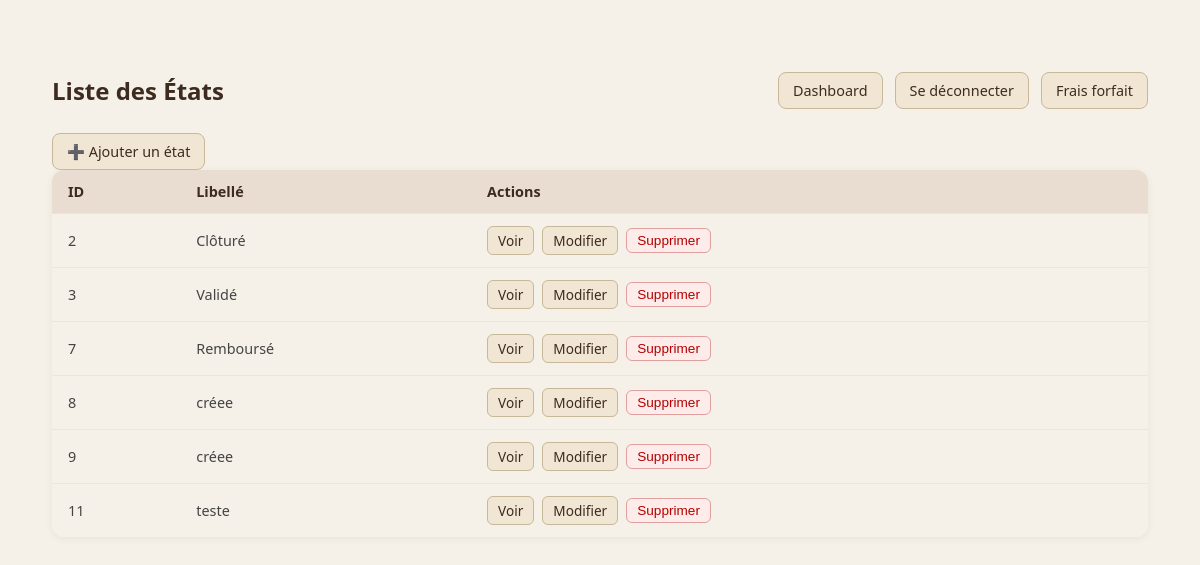
The app's page /public/etat (signed in) with its own data.
### tables this page shows
CREATE TABLE IF NOT EXISTS `etat` (
  `ID` int NOT NULL AUTO_INCREMENT,
  `libelle` varchar(255) NOT NULL,
  PRIMARY KEY (`ID`)
);

### app/Core/Controller.php (called while the page is built, shortened)
<?php
abstract class Controller {
    protected function render(string $view, array $data = []): void {
        require __DIR__ . '/../Views/layout.php';
    }
}

### app/Controllers/EtatController.php (called while the page is built, shortened)
<?php
final class EtatController extends Controller
{
    public function index(): void
    {
        try {
            $etats = Etat::findAll();
        } catch (\Throwable $e) {
            $_SESSION['flash'] = 'Impossible de charger les états.';
            $etats = [];
        }
        $this->render('etat/index', [
            'title'   => 'Liste des États',
            'etats'   => $etats,
            'message' => $_SESSION['flash'] ?? '',
        ]);
    }
}

### public/index.php (called while the page is built, shortened)
<?php
$router = new Router();
$router->get ('/',           [Controllers\AuthController::class, 'login']);
$router->get ('/index.php',  [Controllers\AuthController::class, 'login']);
$router->post('/login',      [Controllers\AuthController::class, 'doLogin']);
$router->get ('/dashboard',  [Controllers\AuthController::class, 'dashboard']);
$router->get ('/logout',     [Controllers\AuthController::class, 'logout']);
$router->get ('/logout',     [Controllers\AuthController::class, 'logout']);
$router->get('#^/etat/([0-9]+)$#', [Controllers\EtatController::class, 'show']);
$router->get('/etat',       [Controllers\EtatController::class, 'index']);
$router->get('/etat/',       [Controllers\EtatController::class, 'index']);
$router->get ('/etat/create',       [Controllers\EtatController::class, 'create']);
$router->post('/etat/create',       [Controllers\EtatController::class, 'store']);
$router->get ('#^/etat/([0-9]+)/edit$#', [Controllers\EtatController::class, 'edit']);
$router->post('#^/etat/([0-9]+)/edit$#', [Controllers\EtatController::class, 'update']);
$router->post('#^/etat/([0-9]+)/delete$#', [Controllers\EtatController::class, 'delete']);
$router->post('#^/fraisForfait/([0-9]+)/delete$#', [Controllers\FraisForfaitcontroller::class, 'delete']);
$router->post('#^/fraisHorsForfait/([0-9]+)/delete$#', [Controllers\FraisHorsForfaitcontroller::class, 'delete']);
$router->get('#^/fraisForfait/([0-9]+)$#', [Controllers\FraisForfaitController::class, 'show']);
$router->get('/fraisForfait',       [Controllers\FraisForfaitController::class, 'index']);
$router->get('/fraisForfait/',       [Controllers\FraisForfaitController::class, 'index']);
$router->get ('/fraisForfait/create',       [Controllers\FraisForfaitController::class, 'create']);
$router->post('/fraisForfait/create',       [Controllers\FraisForfaitController::class, 'store']);
$router->get ('#^/fraisForfait/([0-9]+)/edit$#', [Controllers\FraisForfaitController::class, 'edit']);
$router->post('#^/fraisForfait/([0-9]+)/edit$#', [Controllers\FraisForfaitController::class, 'update']);
$router->get('#^/fraisHorsForfait/([0-9]+)$#', [Controllers\FraisHorsForfaitController::class, 'show']);
$router->get('/fraisHorsForfait',       [Controllers\FraisHorsForfaitController::class, 'index']);
$router->get('/fraisHorsForfait/',       [Controllers\FraisHorsForfaitController::class, 'index']);
$router->get ('/fraisHorsForfait/create',       [Controllers\FraisHorsForfaitController::class, 'create']);
$router->post('/fraisHorsForfait/create',       [Controllers\FraisHorsForfaitController::class, 'store']);
$router->get ('#^/fraisHorsForfait/([0-9]+)/edit$#', [Controllers\FraisHorsForfaitController::class, 'edit']);
$router->post('#^/fraisHorsForfait/([0-9]+)/edit$#', [Controllers\FraisHorsForfaitController::class, 'update']);
$router->get('#^/visiteur/([0-9]+)$#', [Controllers\VisiteurController::class, 'show']);
$router->get('/visiteur',       [Controllers\VisiteurController::class, 'index']);
$router->get('/visiteur/',       [Controllers\VisiteurController::class, 'index']);
$router->get ('/visiteur/create',       [Controllers\VisiteurController::class, 'create']);
$router->post('/visiteur/create',       [Controllers\VisiteurController::class, 'store']);
$router->get ('#^/visiteur/([0-9]+)/edit$#', [Controllers\VisiteurController::class, 'edit']);
$router->post('#^/visiteur/([0-9]+)/edit$#', [Controllers\VisiteurController::class, 'update']);
$router->post('#^/visiteur/([0-9]+)/delete$#', [Controllers\VisiteurController::class, 'delete']);
$router->get ('/fichefrais',        [Controllers\FicheFraisController::class, 'index']);
$router->get ('/fichefrais/',       [Controllers\FicheFraisController::class, 'index']);
$router->get ('/fichefrais/create', [Controllers\FicheFraisController::class, 'create']);
$router->post('/fichefrais/create',  [Controllers\FicheFraisController::class, 'store']);
$router->get ('#^/fichefrais/([^/]+)/([^/]+)/edit$#',   [Controllers\FicheFraisController::class, 'edit']);
$router->post('#^/fichefrais/([^/]+)/([^/]+)/edit$#', [Controllers\FicheFraisController::class, 'update']);
$router->post('#^/fichefrais/([^/]+)/([^/]+)/delete$#', [Controllers\FicheFraisController::class, 'delete']);
$router->post('#^/fichefrais/([^/]+)/([^/]+)/validate$#', [Controllers\FicheFraisController::class, 'validate']);
$router->get ('#^/fichefrais/([^/]+)/([^/]+)$#',        [Controllers\FicheFraisController::class, 'show']);
$requestPath = parse_url($_SERVER['REQUEST_URI'] ?? '/', PHP_URL_PATH) ?: '/';
$scriptDir   = rtrim(str_replace('\\', '/', dirname($_SERVER['SCRIPT_NAME'] ?? '')), '/');
if ($scriptDir !== '' && $scriptDir !== '/' && strncmp($requestPath, $scriptDir, strlen($scriptDir)) === 0) {
    $requestPath = substr($requestPath, strlen($scriptDir)) ?: '/';
}
$router->dispatch($_SERVER['REQUEST_METHOD'] ?? 'GET', $requestPath);

### app/Models/Etat.php (called while the page is built, shortened)
<?php
final class Etat
{
    public static function findAll(): array
    {
        $pdo = Database::get();
        $st  = $pdo->query('SELECT id, libelle FROM etat ORDER BY id');
        return $st->fetchAll();
    }
}

### app/Views/etat/index.php (the view, shortened to what this page needs)
<!doctype html>
<html lang="fr">
<head>
</head>
<body>
    <div class="topbar">
        <h1 style="margin:0;">Liste des États</h1>
        <a class="button" href="./dashboard">Dashboard</a>
        <a class="button" href="./logout">Se déconnecter</a>
        <a class="button" href="./fraisForfait">Frais forfait</a>
    </div>
    <a class="button" href="./etat/create">➕ Ajouter un état</a>
    <?php if (empty($etats)): ?>
        <p>Aucun état trouvé.</p>
    <?php else: ?>
        <table>
            <thead>
                <tr>
                    <th>ID</th>
                    <th>Libellé</th>
                    <th>Actions</th>
                </tr>
            </thead>
            <tbody>
                <?php foreach ($etats as $etat): ?>
                    <tr>
                        <td><?= htmlspecialchars((string)$etat['id']) ?></td>
                        <td><?= htmlspecialchars((string)$etat['libelle']) ?></td>
                        <td class="actions">
                            <a href="./etat/<?= urlencode($etat['id']) ?>">Voir</a>
                            <a href="./etat/<?= urlencode($etat['id']) ?>/edit">Modifier</a>
                             <form action="./etat/<?= urlencode($etat['id']) ?>/delete"
                             method="post"
                             style="display:inline"
                             onsubmit="return confirm('Supprimer cet état ? Cette action est définitive.');">
                                <button type="submit">Supprimer</button>
                            </form>
                        </td>
                    </tr>
                <?php endforeach; ?>
            </tbody>
        </table>
    <?php endif; ?>
</body>
</html>

### app/Core/Router.php (shortened to what this page needs)
<?php
final class Router {
    private array $routes = ['GET'=>[], 'POST'=>[]];
    public function get(string $path, callable|array $handler): void  { $this->routes['GET'][$path]  = $handler; }
    public function post(string $path, callable|array $handler): void { $this->routes['POST'][$path] = $handler; }
    public function dispatch(string $method, string $path): void {
        $routes = $this->routes[$method] ?? [];
        foreach ($routes as $pattern => $handler) {
            if ($pattern === $path) {
               $this->call($handler, []);
                return;
            }
        }
    }
    private function call(callable|array $handler, array $params): void {
        if (is_array($handler)) {
            [$class, $method] = $handler;
            (new $class)->{$method}(...$params);
            return;
        }
    }
}

### app/Views/layout.php (style rules this page uses)
body { font-family:system-ui;margin:2rem }
a { color:inherit }

### app/Views/etat/index.php (style rules this page uses)
* { box-sizing: border-box; margin: 0; padding: 0; }
body { font-family: system-ui, -apple-system, Segoe UI, Roboto, Arial, sans-serif; background: #f5f0e8; min-height: 100vh; padding: 40px 20px; }
.topbar { display: flex; align-items: center; gap: 12px; margin-bottom: 24px; flex-wrap: wrap; }
.topbar h1 { flex: 1; font-size: 1.5rem; color: #3d2b1f; }
a.button, button.button { display: inline-block; padding: 8px 14px; border: 1px solid #c8b89a; border-radius: 8px; text-decoration: none; background: #f0e6d3; color: #3d2b1f; font-size: 0.9rem; cursor: pointer; transition: background 0.2s; }
table { width: 100%; border-collapse: separate; border-spacing: 0; border-radius: 12px; overflow: hidden; box-shadow: 0 2px 8px rgba(0,0,0,0.06); }
thead tr { background: #e8ddd0; }
th { padding: 12px 16px; text-align: left; color: #3d2b1f; font-weight: 600; font-size: 0.9rem; }
td { padding: 12px 16px; border-top: 1px solid #ede5d8; color: #444; font-size: 0.9rem; }
.actions { display: flex; gap: 8px; align-items: center; flex-wrap: wrap; }
.actions a { padding: 4px 10px; border-radius: 6px; text-decoration: none; font-size: 0.85rem; border: 1px solid #c8b89a; background: #f0e6d3; color: #3d2b1f; }
.actions form { margin: 0; }
.actions button { padding: 4px 10px; border-radius: 6px; font-size: 0.85rem; border: 1px solid #e0a0a0; background: #fdecea; color: #b30000; cursor: pointer; }

### records on screen
etat: ID "2", libelle "Clôturé"
etat: ID "3", libelle "Validé"
etat: ID "7", libelle "Remboursé"
etat: ID "8", libelle "créee"
etat: ID "9", libelle "créee"
etat: ID "11", libelle "teste"
